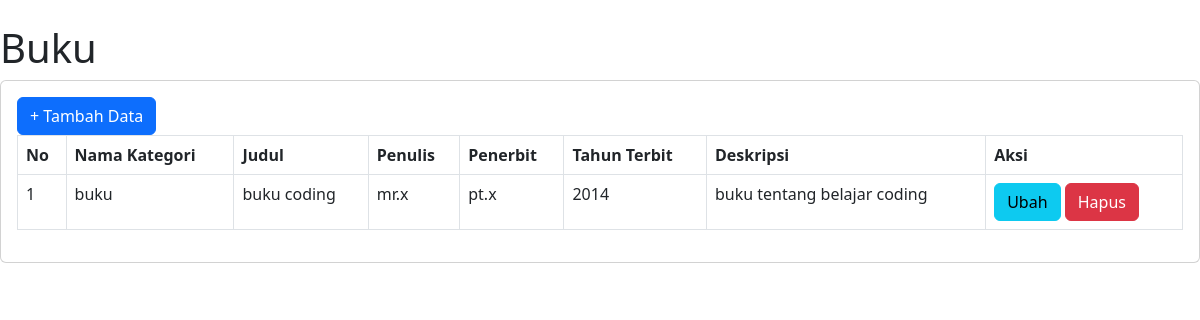
The app's page /buku.php with its own data.
### tables this page shows
CREATE TABLE `buku` (
  `id_buku` int(11) NOT NULL,
  `id_kategori` int(11) DEFAULT NULL,
  `judul` varchar(255) DEFAULT NULL,
  `penulis` varchar(255) DEFAULT NULL,
  `penerbit` varchar(255) DEFAULT NULL,
  `tahun_terbit` varchar(255) DEFAULT NULL,
  `deskripsi` text DEFAULT NULL
);

CREATE TABLE `kategori` (
  `id_kategori` int(11) NOT NULL,
  `kategori` varchar(255) DEFAULT NULL
);

### buku.php (the view, shortened to what this page needs)
<?php
include "koneksi.php";
?>
<html lang="en">
<head>
        <link href="https://cdn.jsdelivr.net/npm/simple-datatables@7.1.2/dist/style.min.css" rel="stylesheet" />
        <link href="css/styles.css" rel="stylesheet" />
</head>
<body>
<h1 class="mt-4">Buku</h1>
<div class="card">
    <div class="card-body">
        <div class="row">
            <div class="col-md-12">
                <a href="?page=buku_tambah" class="btn btn-primary">+ Tambah Data</a>
                <table class="table table-bordered" id="datatable" width="100%" cellspacing="0">
                    <tr>
                        <th>No</th>
                        <th>Nama Kategori</th>
                        <th>Judul</th>
                        <th>Penulis</th>
                        <th>Penerbit</th>
                        <th>Tahun Terbit</th>
                        <th>Deskripsi</th>
                        <th>Aksi</th>
                    </tr>
                    <?php
                        $i =1;
                        $query = mysqli_query($Koneksi, "SELECT*FROM buku LEFT JOIN kategori on buku.id_kategori = kategori.id_kategori") ;
                        while($data = mysqli_fetch_array($query)){
                            ?>
                            <tr>
                                <td><?php echo $i++; ?></td>
                                <td><?php echo $data['kategori']; ?></td>
                                <td><?php echo $data['judul']; ?></td>
                                <td><?php echo $data['penulis']; ?></td>
                                <td><?php echo $data['penerbit']; ?></td>
                                <td><?php echo $data['tahun_terbit']; ?></td>
                                <td><?php echo $data['deskripsi']; ?></td>
                                <td>
                                    <a href="?page=buku_ubah&&id=<?php echo $data['id_buku']; ?>"class="btn btn-info">Ubah</a>
                                    <a onclick="return confirm('Apakah Anda Yakin Menghapus Data Ini?');" href="?page=buku_hapus&&id=<?php echo $data['id_buku']; ?>"class="btn btn-danger">Hapus</a>
                                </td>
                            </tr>
                            <?php
                        }
                    ?>
                </table>
            </div>
        </div>
    </div>
</div>
</body>
</html>

### records on screen
buku: id_kategori.kategori "buku", judul "buku coding", penulis "mr.x", penerbit "pt.x", tahun_terbit "2014", deskripsi "buku tentang belajar coding"
